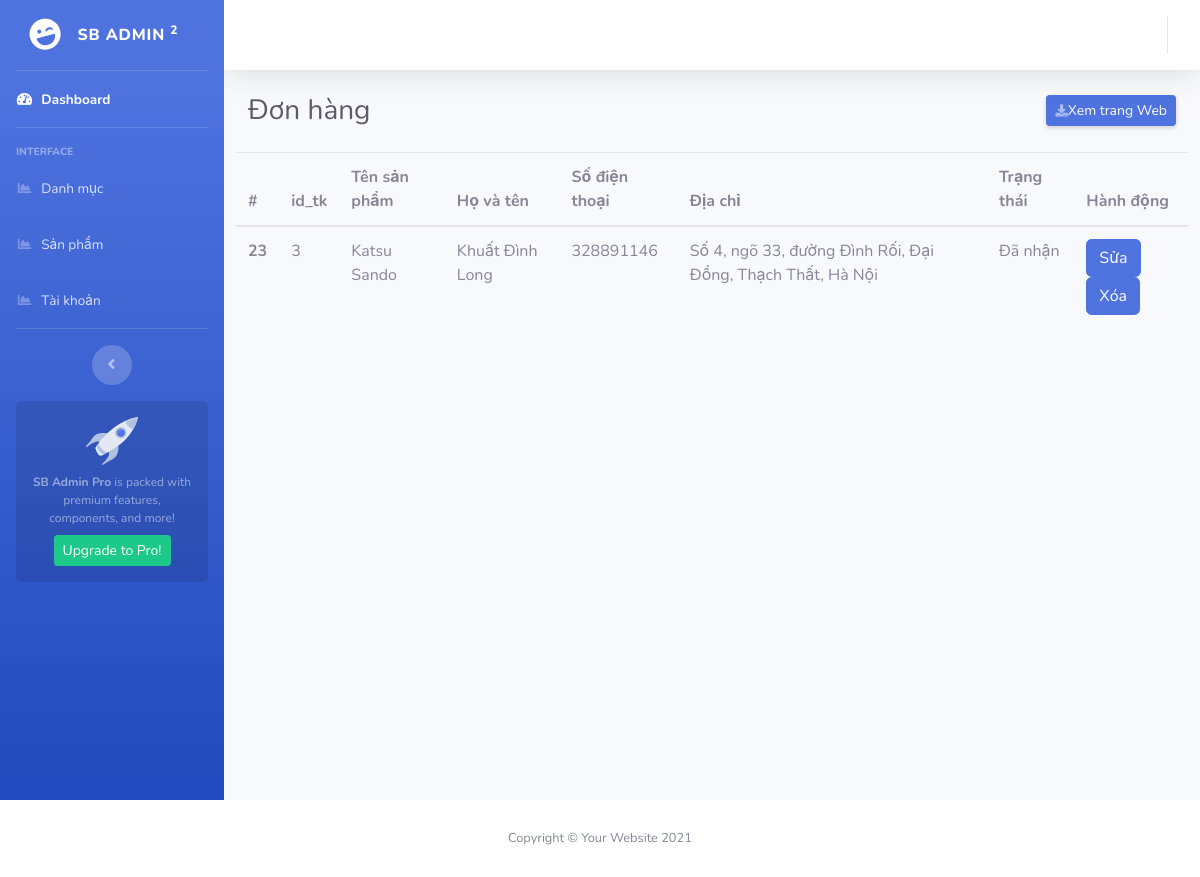
/admin/index.php?act=donhang&&id_tk=3, run on the app's committed database.
### tables this page shows
CREATE TABLE `donhang` (
  `id_dh` int(11) NOT NULL,
  `id_tk` int(11) NOT NULL,
  `id_sp` int(11) NOT NULL,
  `hovaten` varchar(255) DEFAULT NULL,
  `sdt_dh` int(11) NOT NULL,
  `diachi` text DEFAULT NULL,
  `trangthai` int(11) NOT NULL DEFAULT 0 COMMENT '0: ĐÃ ĐẶT HÀNG\r\n1: ĐÃ LẤY HÀNG\r\n2: ĐANG GIAO HÀNG\r\n3: ĐÃ NHẬN HÀNG\r\n4: LỊCH SỬ MUA HÀNG'
);

CREATE TABLE `sanpham` (
  `id_sp` int(11) NOT NULL,
  `ten_sp` varchar(255) NOT NULL,
  `anh` varchar(255) DEFAULT NULL,
  `gia` int(11) NOT NULL,
  `mota` text NOT NULL,
  `luotmua` int(11) NOT NULL DEFAULT 0,
  `luotxem` int(50) NOT NULL DEFAULT 0,
  `id_dm` int(11) NOT NULL COMMENT 'id danh mục',
  `ud` enum('0','1') NOT NULL DEFAULT '0' COMMENT '0:không ưu đãi\r\n1:có ưu đãi',
  `giatri_ud` int(11) DEFAULT NULL COMMENT 'Giá ưu đãi'
);

### admin/model/pdo.php (called while the page is built, shortened)
<?php
function pdo_get_connection(){
    $dburl = "mysql:host=localhost;dbname=nhomduong;charset=utf8";
    $username = 'root';
    $password = '';
    $conn = new PDO($dburl, $username, $password);
    $conn->setAttribute(PDO::ATTR_ERRMODE, PDO::ERRMODE_EXCEPTION);
    return $conn;
}
function pdo_query($sql){
    $sql_args = array_slice(func_get_args(), 1);
    try{
        $conn = pdo_get_connection();
        $stmt = $conn->prepare($sql);
        $stmt->execute($sql_args);
        $rows = $stmt->fetchAll();
        return $rows;
    }
    catch(PDOException $e){
        throw $e;
    }
    finally{
        unset($conn);
    }
}

### admin/model/donhang.php (called while the page is built, shortened)
<?php
function list_donhang($id_tk){
    $sql = "SELECT * FROM donhang AS dh, sanpham AS sp WHERE dh.id_sp=sp.id_sp AND id_tk=".$id_tk;
    $listdh = pdo_query($sql);
    return $listdh;
}
?>

### admin/taikhoan/donhang/list.php (the view, shortened to what this page needs)
<div id="content-wrapper" class="d-flex flex-column">
    <div id="content">
        <nav class="navbar navbar-expand navbar-light bg-white topbar mb-4 static-top shadow">
            <ul class="navbar-nav ml-auto">
            </ul>
        </nav>
        <div class="container-fluid">
            <div class="d-sm-flex align-items-center justify-content-between mb-4">
                <h1 class="h3 mb-0 text-gray-800">Đơn hàng</h1>
                <a href="<?=$client ?>" class="d-none d-sm-inline-block btn btn-sm btn-primary shadow-sm"><i
                        class="fas fa-download fa-sm text-white-50"></i>Xem trang Web</a>
            </div>
            <div class="row">
            <table class="table">
                <thead>
                    <tr>
                    <th scope="col">#</th>
                    <th scope="col">id_tk</th>
                    <th scope="col">Tên sản phẩm</th>
                    <th scope="col">Họ và tên</th>
                    <th scope="col">Số điện thoại</th>
                    <th scope="col">Địa chỉ</th>
                    <th scope="col">Trạng thái</th>
                    <th scope="col">Hành động</th>
                    </tr>
                </thead>
                <?php
                $id_tk = $_GET['id_tk'];
                    foreach($listdh as $dh){
                        extract($dh);
                        if($trangthai == 0){
                            $tt = "Đã đặt hàng";
                        }else if($trangthai == 1){
                            $tt = "Đã lấy hàng";
                        }else if($trangthai == 2){
                            $tt = "Đang giao";
                        }else if($trangthai == 3){
                            $tt = "Đã nhận";
                        }
                        echo '<tr>
                        <th scope="row">'.$id_dh.'</th>
                        <td>'.$id_tk.'</td>
                        <td>'.$ten_sp.'</td>
                        <td>'.$hovaten.'</td>
                        <td>'.$sdt_dh.'</td>
                        <td>'.$diachi.'</td>
                        <td>'.$tt.'</td>
                        <td>
                            <a href="index.php?act=editdonhang&&id='.$id_dh.'&&id_tk='.$id_tk.'" class="btn btn-primary">Sửa</a>
                            <a href="index.php?act=xoadonhang&&id='.$id_dh.'&&id_tk='.$id_tk.'" class="btn btn-primary">Xóa</a>
                        </td>';
                    }
                ?>
            </table>
            </div>
        </div>
    </div>
</div>
</div>

### data on the page
donhang: id_dh "23", id_tk "3", id_sp.ten_sp "Katsu Sando", hovaten "Khuất Đình Long", sdt_dh "328891146", diachi "Số 4, ngõ 33, đường Đình Rối, Đại Đồng, Thạch Thất, Hà Nội", trangthai "Đã nhận"
